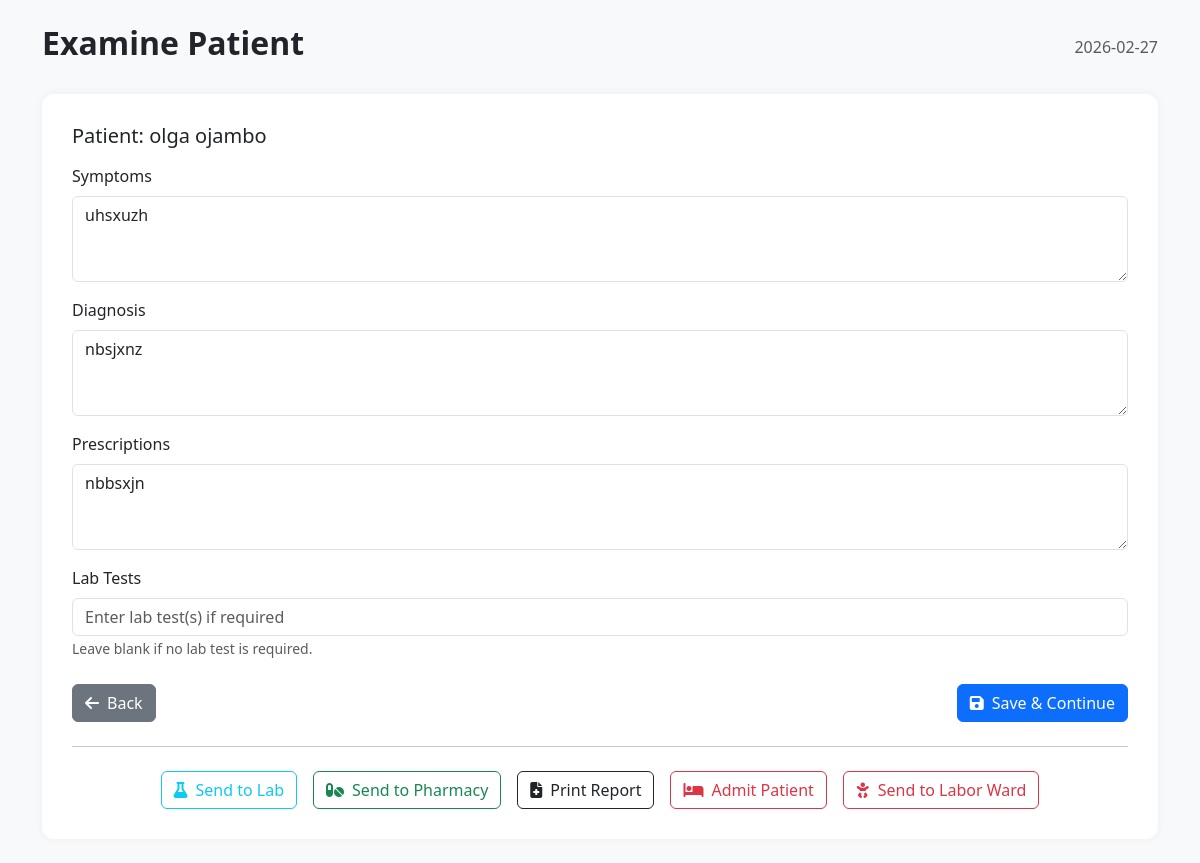
/examine/40, run on the app's committed database.
### tables this page shows
CREATE TABLE patients (
    id INTEGER PRIMARY KEY AUTOINCREMENT,
    name TEXT NOT NULL,
    age INTEGER NOT NULL,
    gender TEXT NOT NULL,
    contact TEXT NOT NULL,
    address TEXT NOT NULL,
    symptoms TEXT,
    diagnosis TEXT,
    lab_results TEXT,
    prescribed_medicine TEXT,
    bill_amount REAL
, is_active INTEGER DEFAULT 1, admission_status TEXT DEFAULT 'outpatient', labor_status TEXT DEFAULT 'none', first_name TEXT, last_name TEXT, created_at TEXT, status TEXT DEFAULT 'draft', updated_at TEXT, card_number TEXT, medical_record_number TEXT, prescriptions TEXT, tests_ordered TEXT, billing_amount REAL);

### app.py (the view, shortened to what this page needs)
@app.route("/examine/<int:patient_id>", methods=["GET", "POST"])
def examine(patient_id):
    db = get_db()
    patient = db.execute("SELECT * FROM patients WHERE id=?", (patient_id,)).fetchone()
    if not patient:
        flash("Patient not found.", "danger")
        return redirect(url_for("doctor"))
    available_beds = db.execute("""
        SELECT bed_number, ward
        FROM beds
        WHERE status='available'
        ORDER BY ward, bed_number
    """).fetchall()
    current_date = datetime.now().strftime("%Y-%m-%d")
    return render_template(
        "examine.html",
        patient=patient,
        current_date=current_date,
        available_beds=available_beds   # 👈 Pass into template
    )

### app.py (called while the page is built)
def get_db():
    conn = sqlite3.connect('hospital.db')
    conn.row_factory = sqlite3.Row
    return conn

### templates/examine.html (shortened to what this page needs)
<!DOCTYPE html>
<html lang="en">
<head>
  <link href="https://cdn.jsdelivr.net/npm/bootstrap@5.3.0/dist/css/bootstrap.min.css" rel="stylesheet">
  <link href="https://cdnjs.cloudflare.com/ajax/libs/font-awesome/6.4.0/css/all.min.css" rel="stylesheet">
</head>
<body>
  <div class="container py-4">
    <div class="d-flex justify-content-between align-items-center mb-4">
      <h2 class="fw-bold">Examine Patient</h2>
      <span class="text-muted">{{ current_date }}</span>
    </div>
    <div class="panel">
      <h5 class="mb-3">Patient: {{ patient.first_name }} {{ patient.last_name }}</h5>
      <form method="POST" action="{{ url_for('examine', patient_id=patient.id) }}">
        <div class="mb-3">
          <label for="symptoms" class="form-label">Symptoms</label>
          <textarea class="form-control" id="symptoms" name="symptoms" rows="3"
                    placeholder="Enter patient symptoms">{{ patient.symptoms or '' }}</textarea>
        </div>
        <div class="mb-3">
          <label for="diagnosis" class="form-label">Diagnosis</label>
          <textarea class="form-control" id="diagnosis" name="diagnosis" rows="3"
                    placeholder="Enter diagnosis">{{ patient.diagnosis or '' }}</textarea>
        </div>
        <div class="mb-3">
          <label for="prescriptions" class="form-label">Prescriptions</label>
          <textarea class="form-control" id="prescriptions" name="prescriptions" rows="3"
                    placeholder="Enter prescriptions">{{ patient.prescriptions or '' }}</textarea>
        </div>
        <div class="mb-3">
          <label for="tests" class="form-label">Lab Tests</label>
          <input type="text" class="form-control" id="tests" name="tests"
                 placeholder="Enter lab test(s) if required" value="{{ patient.tests_ordered or '' }}">
          <small class="text-muted">Leave blank if no lab test is required.</small>
        </div>
        <div class="d-flex justify-content-between mt-4">
          <a href="{{ url_for('doctor') }}" class="btn btn-secondary">
            <i class="fas fa-arrow-left me-2"></i>Back
          </a>
          <button type="submit" class="btn btn-primary">
            <i class="fas fa-save me-2"></i>Save & Continue
          </button>
        </div>
      </form>
      <hr class="my-4">
      <div class="d-flex justify-content-center gap-3">
        <a href="{{ url_for('order_lab_test') }}?patient_id={{ patient.id }}"
           class="btn btn-outline-info">
          <i class="fas fa-flask me-2"></i>Send to Lab
        </a>
        <a href="{{ url_for('send_to_pharmacy', patient_id=patient.id) }}"
           class="btn btn-outline-success">
          <i class="fas fa-pills me-2"></i>Send to Pharmacy
        </a>
        <a href="{{ url_for('prescription_pdf', patient_id=patient.id) }}"
           class="btn btn-outline-dark">
          <i class="fas fa-file-medical me-2"></i>Print Report
        </a>
        <button type="button" class="btn btn-outline-danger" data-bs-toggle="modal" data-bs-target="#admitModal">
          <i class="fas fa-bed me-2"></i>Admit Patient
        </button>
        <a href="{{ url_for('admit_to_labor', patient_id=patient.id) }}"
           class="btn btn-outline-danger">
          <i class="fas fa-baby me-2"></i>Send to Labor Ward
        </a>
      </div>
    </div>
  </div>
</body>
</html>

### templates/examine.html (style rules this page uses)
body { background-color: #f8f9fa; }
.panel { background-color: white; border-radius: 12px; padding: 30px; box-shadow: 0 0 10px rgba(0,0,0,0.05); }
.form-label { font-weight: 500; }

### data on the page
patients: first_name "olga", last_name "ojambo", symptoms "uhsxuzh", diagnosis "nbsjxnz", prescriptions "nbbsxjn"
